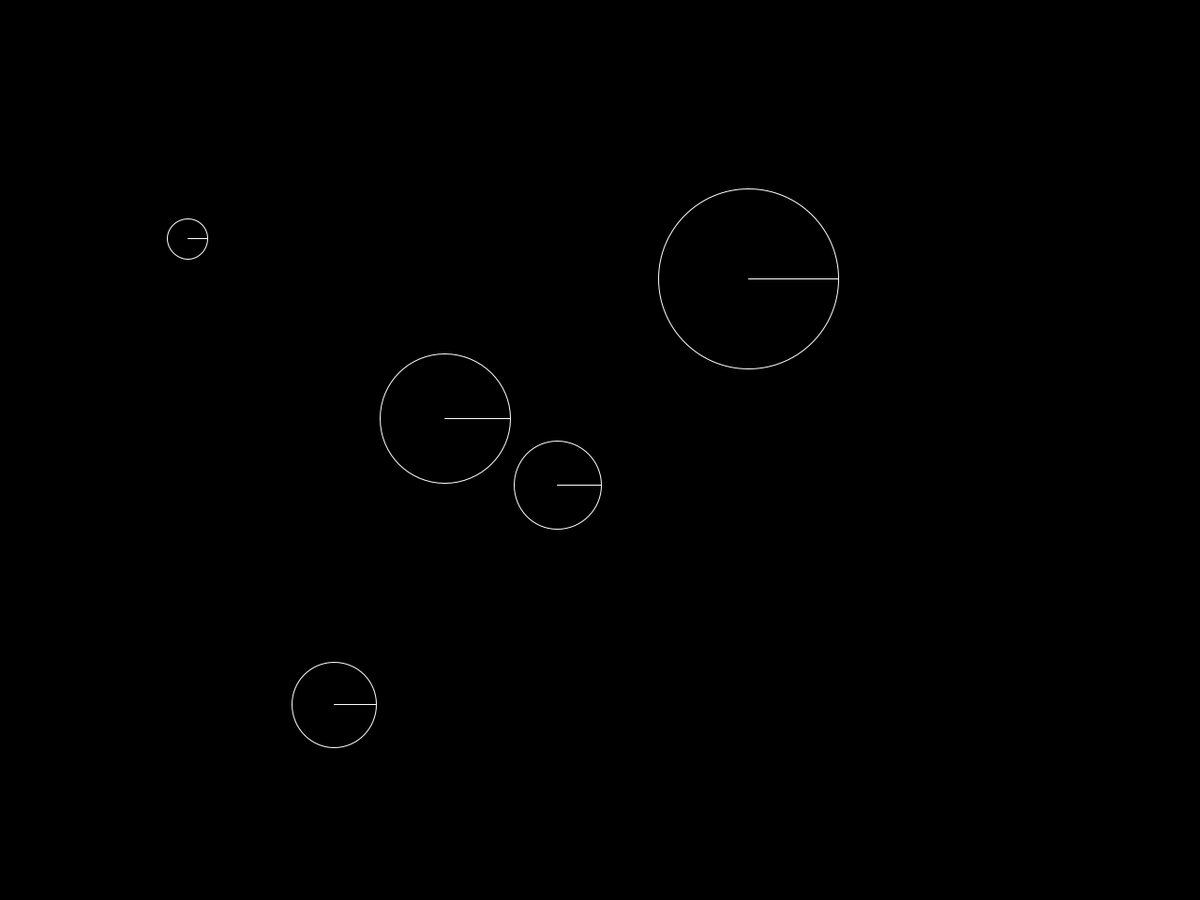
Frame 1 (no input)
Frame 60 (the mouse pressed at the canvas centre just before this capture): identical to frame 1, image omitted
Frame 120 (the mouse held since frame 60 and released just before this capture): identical to frame 1, image omitted

The Processing sketch that drew this single still picture (run headless with seeded random() and noise(); from frame 60 on, the mouse is pressed at the canvas centre):

// Processing sketch: ball_collision
// ── ball_collision.pde
final int WINDOW_WIDTH = 160 * 8;
final int WINDOW_HEIGHT = 120 * 8;
ArrayList<Ball> balls = new ArrayList<Ball>();
void settings() {
  size(WINDOW_WIDTH, WINDOW_HEIGHT);
}
void setup() {
  while (balls.size() < 5) {
    balls.add(new Ball());
  }
}

boolean isOverlapping(Ball a, Ball b) {
  float dist = PVector.dist(a.pos, b.pos);
  if (dist < a.radius + b.radius) {
    return true;
  } 
  return false;
}

void checkCollisions() {
  for (int i = 0; i < balls.size(); i += 1) {
    Ball a = balls.get(i);
    for (int j = 0; j < balls.size(); j += 1) {
      Ball b = balls.get(j);
      if (a.id != b.id) {
        if (isOverlapping(a,b)) {
          
        }
      }
    }
  }
}


void draw() {
  background(0);
  for (Ball b : balls) {
    b.update();
    b.draw();
  }
}

// ── BallClass.pde
int BALL_ID = 0;
class Ball {
  
  PVector pos, vel, acc;
  float facingAngle;
  
  float radius;
  final int id;
  
  {
    BALL_ID += 1;
    id = BALL_ID;
  }
  Ball(float x, float y, float r) {
    pos = new PVector(x,y);
    this.vel = new PVector();
    this.acc = new PVector();
    this.radius = r;
    
  }
  Ball() {
    this(random(100,width-100), random(100,height-100), random(20,100));
    
  }
  
  void update() {
    vel.add(acc);
    pos.add(vel);
    acc.mult(0);
    
    facingAngle = vel.heading() + HALF_PI;
  }
  
  void draw() {
    noFill();
    stroke(255);
    
    circle(pos.x, pos.y, radius*2);
    
    line(pos.x, pos.y, pos.x + radius, pos.y);
    
  }
}
